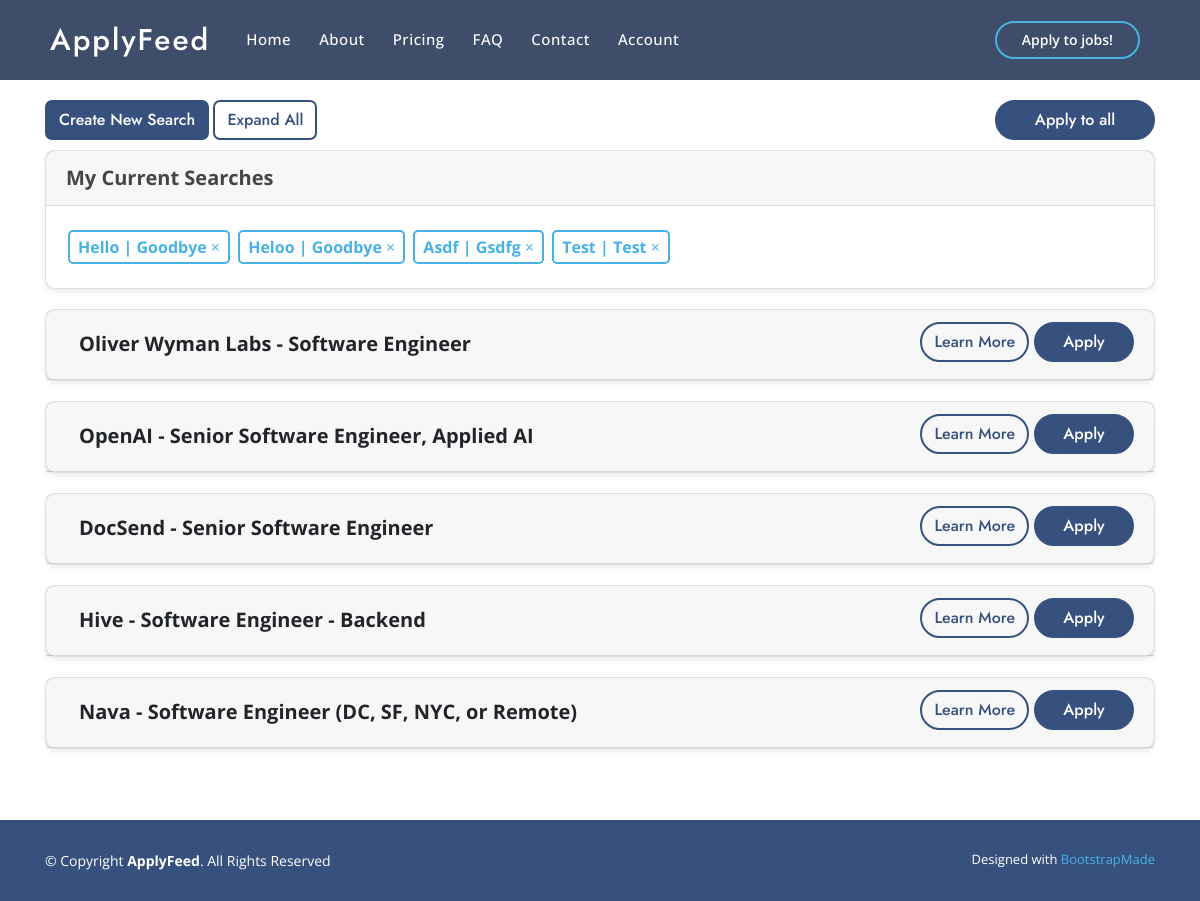
Page /mylist/ (signed in) on the committed database.
### jobsapp/models.py (models this page shows, shortened)
class Jobquery(models.Model):
    position = models.CharField(max_length=100)
    location = models.CharField(max_length=50,default="")
    updated_date = models.DateTimeField(default=timezone.now)
    owners = models.ManyToManyField(User,blank=True)
    combined_query = models.CharField(max_length=150)
    is_sample_list = models.BooleanField(default=False)
    @property
    def formatted_query(self):
        return self.position+" | "+self.location

class Jobpost(models.Model):
    company = models.CharField(max_length=100,blank=True,default="_")
    position = models.CharField(max_length=100,blank=True,default="_")
    commitment = models.CharField(max_length=100,blank=True,default="_")
    location = models.CharField(max_length=100,blank=True,default="_")
    team = models.CharField(max_length=100,blank=True,default="_")
    description = models.CharField(max_length=2000,blank=True,default="_")
    url = models.CharField(max_length=1000)
    lever_id = models.CharField(max_length=100)
    date_added = models.DateTimeField(default=timezone.now)
    jobqueries = models.ManyToManyField(Jobquery,blank=True)
    @property
    def info_url(self):
        return self.url.split('/apply')[0]

### jobsapp/views.py (the view, shortened to what this page needs)
# urls.py: path('mylist/', JobqueryCreateView.as_view(), name='jobposts-list'),
class JobqueryCreateView(LoginRequiredMixin, CreateView):
    login_url = '/login/'
    redirect_field_name = 'redirect_to'
    model = Jobquery
    fields = ['position','location']
    success_url = '/'
    template_name = 'jobsapp/jobpost_list.html'
    def get_context_data(self, *args, **kwargs):
        context = super().get_context_data(**kwargs)
        user = get_object_or_404(User, username=self.request.user)
        context['title'] = 'My Joblist'
        context['jobqueries'] = Jobquery.objects.filter(owners=user)
        context['jobposts'] = Jobpost.objects.filter(jobqueries__owners=user).exclude(profile_applied=user.profile).exclude(profile_removed=user.profile).distinct().order_by('-date_added')
        return context

### jobsapp/templates/jobsapp/jobpost_list.html (shortened to what this page needs)
{% extends "jobsapp/base.html" %}
{% block content %}
{% load crispy_forms_tags %}
<div class="container jobposts-section"">
  <div class="d-flex">
    <div class="mr-auto p2">
      <a class="btn secondary-button createjobquery rectangular" href="{% url 'jobquery-create' %}" data-toggle="modal" data-target="#newListModal">Create New Search</a>
      <div id="expandbutton" class="disp expandcollapse btn secondary-outline-button no-print rectangular"> Expand All</div>
    </div>
    <div class="p2">
      <a class="btn secondary-button applyallbutton" name="{{ jobequeryid }}" href="javascript:void();" style="width: 160px;">Apply to all {{ joblist_num_listings }}</a>
    </div>
  </div>
  <div class="card" style="margin-bottom:20px" >
    <div class="card-header">
      <div class="row">
        <div class="col-md-12">
            <div class="joblink" data-toggle="collapse" data-target="#collapse{{jobpost.id}}" aria-expanded="true" aria-controls="collapse{{jobpost.id}}" style="position:relative;font-weight: bold; font-size: 20px;">
            My Current Searches
            </div>
        </div>
      </div>
    </div>
    <div id="" class=" show" aria-labelledby="heading" data-parent="#accordion">
      <div class="card-body">
        {% for jobquery in jobqueries %}
        <div class="chip" id="chip{{jobquery.id}}">
          <p class="querylink" onclick="myFunction()" style="text-transform: capitalize; font-weight: bold;">{{ jobquery.formatted_query }} </p>
          <span id="{{jobquery.id}}" style="cursor: pointer; padding-right: 5px;" class="closebtn" onclick="removeQuery(this.id)">&times;</span>
        </div>
        {% endfor %}
      </div>
    </div>
  </div>
  {% for jobpost in jobposts %}
    <div class="card jobcard" id="card{{jobpost.id}}" style="margin-bottom:20px" data-aos="fade-up" data-aos-offset="-1000">
      <div class="card-header">
        <div class="d-flex">
          <div class="mr-auto p2">
            <button class="btn joblink" data-toggle="collapse" data-target="#collapse{{jobpost.id}}" aria-expanded="false" aria-controls="collapse{{jobpost.id}}" style="position:relative;font-weight: bold; font-size: 20px;outline:none;">
                {{ jobpost.company }} - {{jobpost.position}}
            </button>
          </div>
          <div class="p2">
            <a class="btn secondary-button apply-button" id="apply{{ jobpost.id }}" href="javascript:void();" data-jobid="{{ jobpost.id }}" style="float: right; margin-bottom: 5px;">Apply</a>
            <a class="btn secondary-outline-button learnmore-button" href="{{jobpost.info_url}}" style="float: right;" target="_blank">Learn More</a>
          </div>
        </div>
      </div>
    </div>
    {% endfor %}
</div>
{% endblock content %}

### jobsapp/static/jobsapp/css/style.css (style rules this page uses)
.jobposts-section { margin-top: 100px; }
.joblink { outline:0; text-align: left; }
html, body { font-family: "Open Sans", sans-serif; color: #444444; overflow-x: hidden; position: relative; }
a { color: #47b2e4; }
.secondary-button { display: inline-block; border-radius: 50px; transition: none; font-size: 16px; font-weight: 500; font-family: "Jost", sans-serif; transition: 0.3s; border: 2px solid #37517e; background: #37517e; color: #fff; margin-bottom: 10px; }
.secondary-outline-button { display: inline-block; border-radius: 50px; color: #37517e; transition: none; font-size: 16px; font-weight: 500; font-family: "Jost", sans-serif; transition: 0.3s; border: 2px solid #37517e; margin-bottom: 10px; }
.apply-button, .fake-apply-button { margin-left: 5px; width: 100px; float: right; color:#fff; }
.learnmore-button { margin-bottom: 0px; white-space: nowrap; float: right; }
.rectangular { border-radius: 7px; }
.chip { border: 2px solid #47b2e4; padding: 3px 3px; border-radius: 5px; text-align: center; text-decoration: none; display: inline-block; font-size: 16px; margin: 4px 2px; }
.chip .closebtn { color:#47b2e4 }
.querylink { font-size: medium; display: inline; color:#47b2e4; margin-left: 5px; }
.card { border-radius: 10px; box-shadow: 0px 3px 5px rgba(127, 137, 161, 0.15); }

### rows in the picture
Jobquery: formatted_query "Hello | Goodbye"
Jobquery: formatted_query "Heloo | Goodbye"
Jobquery: formatted_query "Asdf | Gsdfg"
Jobquery: formatted_query "Test | Test"
Jobpost: company "Oliver Wyman Labs", position "Software Engineer"
Jobpost: company "OpenAI", position "Senior Software Engineer, Applied AI"
Jobpost: company "DocSend", position "Senior Software Engineer"
Jobpost: company "Hive", position "Software Engineer - Backend"
Jobpost: company "Nava", position "Software Engineer (DC, SF, NYC, or Remote)"
